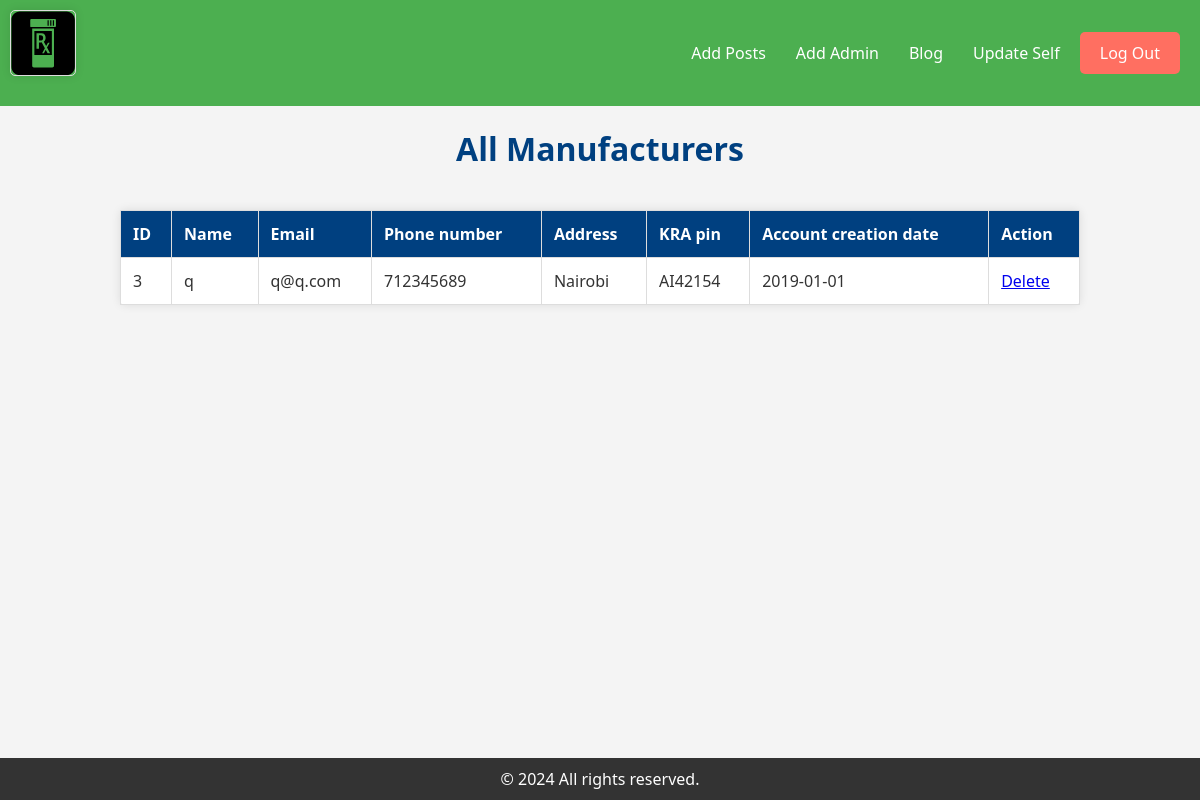
Page /admin/viewManufacturer.php (signed in) on the committed database.
### tables this page shows
CREATE TABLE `drugmanufacturer` (
  `id` int(255) NOT NULL,
  `name` varchar(255) NOT NULL,
  `address` varchar(255) NOT NULL,
  `phone` bigint(20) NOT NULL,
  `email` varchar(255) NOT NULL,
  `kraPin` varchar(255) NOT NULL,
  `createdAt` date NOT NULL,
  `password` varchar(255) NOT NULL
);

### admin/viewManufacturer.php (the view, shortened to what this page needs)
<!DOCTYPE html>
<html lang="en">
<head>
</head>
<body>
    <?php
    include("admin_header.php");
    $stmt = $conn->prepare("SELECT * FROM drugmanufacturer");
    $stmt->execute();
    $result = $stmt->get_result();
    if ($result->num_rows > 0) {
    ?>
        <h1>All Manufacturers</h1>
        <table>
            <tr>
                <th>ID</th>
                <th>Name</th>
                <th>Email</th>
                <th>Phone number</th>
                <th>Address</th>
                <th>KRA pin</th>
                <th>Account creation date</th>
                <th>Action</th>
            </tr>
            <?php
            while ($fetch_details = $result->fetch_assoc()) {
            ?>
                <tr>
                    <td><?= $fetch_details['id']; ?></td>
                    <td><?= $fetch_details['name']; ?></td>
                    <td><?= $fetch_details['email']; ?></td>
                    <td><?= $fetch_details['phone']; ?></td>
                    <td><?= $fetch_details['address']; ?></td>
                    <td><?= $fetch_details['kraPin']; ?></td>
                    <td><?= $fetch_details['createdAt']; ?></td>
                    <td><a href="viewManufacturer.php?delete=<?= $fetch_details['id']; ?>" onclick="return confirm('Delete this account? All user related information will also be delete!')">Delete</a></td>
                </tr>
            <?php
            }
            ?>
        </table>
    <?php
    } else {
        echo "<p class='error'>No Manufacturers in the database</p>";
        exit();
    }
    include("../includes/footer.php");
    ?>
</body>
</html>

### admin/viewManufacturer.php (style rules this page uses)
body { font-family: 'Arial', sans-serif; margin: 20px; text-align: center; background-color: #f5f5f5; color: #333; }
h1 { color: #004080; margin-bottom: 20px; }
table { border-collapse: collapse; width: 80%; margin: 20px auto; background-color: #fff; border: 1px solid #ddd; border-radius: 5px; box-shadow: 0 0 10px rgba(0, 0, 0, 0.1); }
th, td { border: 1px solid #ddd; padding: 12px; text-align: left; }
th { background-color: #004080; color: #fff; }

### includes/footer.php (style rules this page uses)
body { font-family: 'Segoe UI', Tahoma, Geneva, Verdana, sans-serif; margin: 0; padding: 0; background-color: #f4f4f4; color: #333; display: flex; flex-direction: column; min-height: 100vh; }

### rows in the picture
drugmanufacturer: id "3", name "q", email "q@q.com", phone "712345689", address "Nairobi", kraPin "AI42154", createdAt "2019-01-01"
